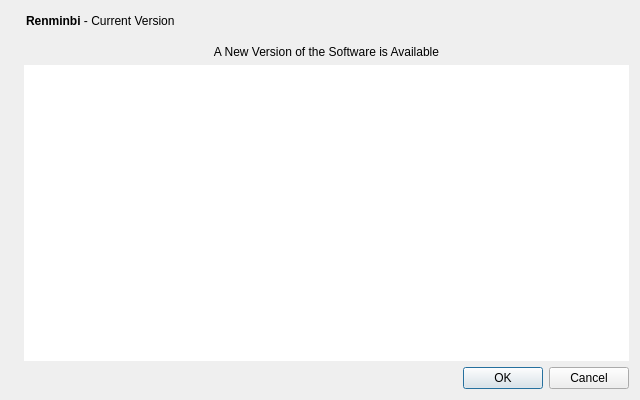
<?xml version="1.0" encoding="UTF-8"?>
<ui version="4.0">
 <class>UpdateDialog</class>
 <widget class="QDialog" name="UpdateDialog">
  <property name="geometry">
   <rect>
    <x>0</x>
    <y>0</y>
    <width>640</width>
    <height>400</height>
   </rect>
  </property>
  <property name="windowTitle">
   <string>Renminbi Update</string>
  </property>
  <layout class="QHBoxLayout" name="horizontalLayout_2">
   <item>
    <widget class="QLabel" name="label_4">
     <property name="sizePolicy">
      <sizepolicy hsizetype="Preferred" vsizetype="Ignored">
       <horstretch>0</horstretch>
       <verstretch>0</verstretch>
      </sizepolicy>
     </property>
     <property name="pixmap">
      <pixmap resource="../bitcoin.qrc">:/images/aboutBackground</pixmap>
     </property>
    </widget>
   </item>
   <item>
    <layout class="QVBoxLayout" name="verticalLayout_2">
     <item>
      <layout class="QHBoxLayout" name="horizontalLayout">
       <property name="leftMargin">
        <number>2</number>
       </property>
       <property name="bottomMargin">
        <number>8</number>
       </property>
       <item>
        <widget class="QLabel" name="label">
         <property name="cursor">
          <cursorShape>IBeamCursor</cursorShape>
         </property>
         <property name="text">
          <string>&lt;html&gt;&lt;head/&gt;&lt;body&gt;&lt;p&gt;&lt;span style=&quot; font-weight:600;&quot;&gt;Renminbi&lt;/span&gt; - Current Version&lt;/p&gt;&lt;/body&gt;&lt;/html&gt;</string>
         </property>
         <property name="textInteractionFlags">
          <set>Qt::LinksAccessibleByMouse|Qt::TextSelectableByKeyboard|Qt::TextSelectableByMouse</set>
         </property>
        </widget>
       </item>
       <item>
        <widget class="QLabel" name="versionLabel">
         <property name="cursor">
          <cursorShape>IBeamCursor</cursorShape>
         </property>
         <property name="text">
          <string notr="true"/>
         </property>
         <property name="textInteractionFlags">
          <set>Qt::LinksAccessibleByMouse|Qt::TextSelectableByKeyboard|Qt::TextSelectableByMouse</set>
         </property>
        </widget>
       </item>
       <item>
        <spacer name="horizontalSpacer">
         <property name="orientation">
          <enum>Qt::Horizontal</enum>
         </property>
         <property name="sizeHint" stdset="0">
          <size>
           <width>40</width>
           <height>20</height>
          </size>
         </property>
        </spacer>
       </item>
      </layout>
     </item>
     <item>
      <widget class="QLabel" name="title">
       <property name="cursor">
        <cursorShape>IBeamCursor</cursorShape>
       </property>
       <property name="text">
        <string>A New Version of the Software is Available</string>
       </property>
       <property name="alignment">
        <set>Qt::AlignHCenter|Qt::AlignTop</set>
       </property>
       <property name="margin">
        <number>2</number>
       </property>
       <property name="textInteractionFlags">
        <set>Qt::LinksAccessibleByMouse</set>
       </property>
      </widget>
     </item>
     <item>
      <widget class="QTextEdit" name="description">
       <property name="frameShape">
        <enum>QFrame::NoFrame</enum>
       </property>
       <property name="horizontalScrollBarPolicy">
        <enum>Qt::ScrollBarAlwaysOff</enum>
       </property>
       <property name="undoRedoEnabled">
        <bool>false</bool>
       </property>
       <property name="readOnly">
        <bool>true</bool>
       </property>
       <property name="cursorWidth">
        <number>1</number>
       </property>
       <property name="placeholderText">
        <string extracomment="This is the description of the change."/>
       </property>
      </widget>
     </item>
     <item>
      <widget class="QDialogButtonBox" name="buttonBox">
       <property name="orientation">
        <enum>Qt::Horizontal</enum>
       </property>
       <property name="standardButtons">
        <set>QDialogButtonBox::Cancel|QDialogButtonBox::Ok</set>
       </property>
      </widget>
     </item>
    </layout>
   </item>
  </layout>
 </widget>
 <resources>
  <include location="../bitcoin.qrc"/>
 </resources>
 <connections>
  <connection>
   <sender>buttonBox</sender>
   <signal>rejected()</signal>
   <receiver>UpdateDialog</receiver>
   <slot>reject()</slot>
   <hints>
    <hint type="sourcelabel">
     <x>428</x>
     <y>308</y>
    </hint>
    <hint type="destinationlabel">
     <x>286</x>
     <y>274</y>
    </hint>
   </hints>
  </connection>
  <connection>
   <sender>buttonBox</sender>
   <signal>accepted()</signal>
   <receiver>UpdateDialog</receiver>
   <slot>accept()</slot>
   <hints>
    <hint type="sourcelabel">
     <x>360</x>
     <y>308</y>
    </hint>
    <hint type="destinationlabel">
     <x>157</x>
     <y>274</y>
    </hint>
   </hints>
  </connection>
 </connections>
</ui>
